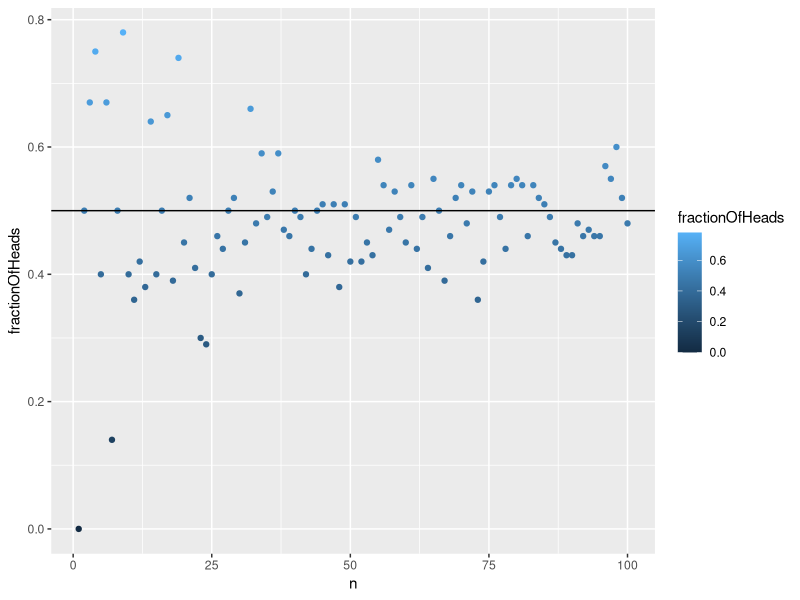
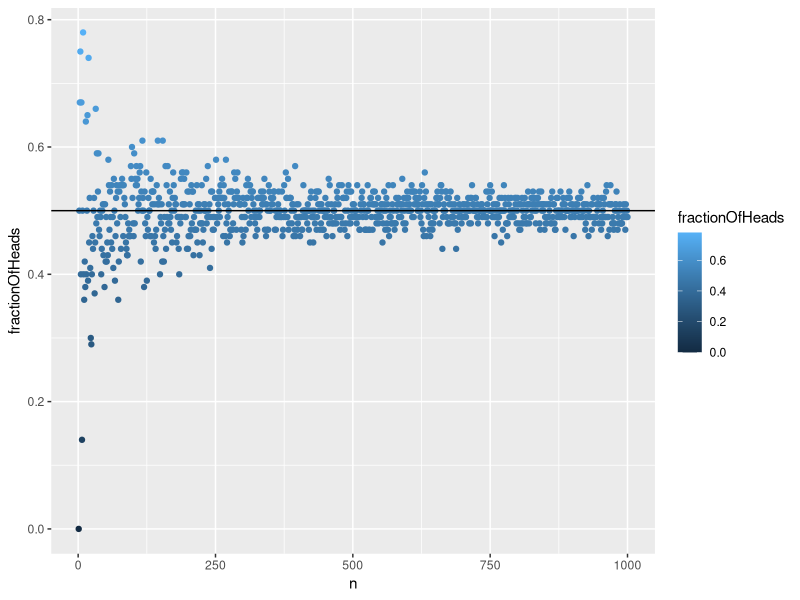

Reproduce these figures in R, in order.
## ---- chunk 1
library(ggplot2)
## ---- chunk 2
set.seed(1)
## ---- chunk 3
n <- 10
t <- 1
p <- 0.5
## ---- chunk 4
(round(mean(rbinom(n = n, size = t, prob = p)), digits = 2))
## ---- chunk 5
set.seed(1)

n <- seq(1, 100)
t <- 1
p <- 0.5

# Set up empty vector
fractionOfHeads <- NULL

# Use for loop to iterate through various n values
for (i in n){
  fractionOfHeads[i] <- round(mean(rbinom(n = i, size = t, prob = p)), digits = 2)
}

# Prepare data frame for plotting with ggplot2
fractionOfHeadsDat <- data.frame(n, fractionOfHeads)

# Scatterplot!
(p <- ggplot(fractionOfHeadsDat, aes(n, fractionOfHeads, color = fractionOfHeads)) + geom_point() + geom_hline(yintercept=0.5))

## ---- chunk 6
# This time we set the upper limit to 1000 coin tosses!
n <- seq(1, 1000)

set.seed(1)
t <- 1
p <- 0.5
fractionOfHeads <- NULL

for (i in n){
  fractionOfHeads[i] <- round(mean(rbinom(n = i, size = t, prob = p)), digits = 2)
}

fractionOfHeadsDat <- data.frame(n, fractionOfHeads)
(p <- ggplot(fractionOfHeadsDat, aes(n, fractionOfHeads, color = fractionOfHeads)) + geom_point() + geom_hline(yintercept=0.5))
